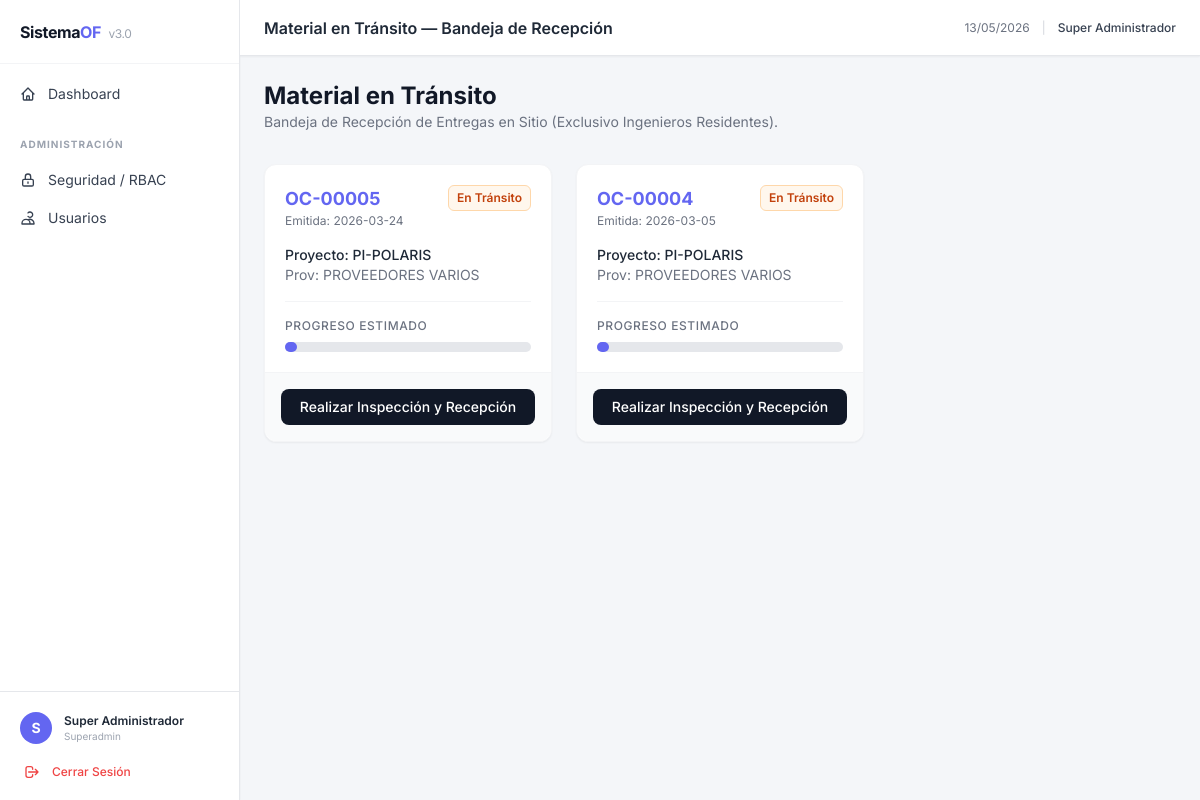
The app's page /public/compras/recepcion (signed in) with its own data.
### tables this page shows
CREATE TABLE `ord_compras` (
  `id_ocompra` int(5) UNSIGNED ZEROFILL NOT NULL,
  `cod_ocompra` varchar(10) NOT NULL,
  `id_proy` int(5) UNSIGNED ZEROFILL NOT NULL,
  `cod_proy` varchar(10) NOT NULL,
  `id_linea` int(5) UNSIGNED ZEROFILL NOT NULL,
  `id_prov` int(5) UNSIGNED ZEROFILL NOT NULL,
  `id_inge` int(5) UNSIGNED ZEROFILL NOT NULL,
  `fecha_orden` date DEFAULT NULL,
  `cost_subtot` decimal(15,2) DEFAULT NULL,
  `cost_isv` decimal(15,2) DEFAULT NULL,
  `cost_total` decimal(15,2) DEFAULT NULL,
  `estatus_orden` enum('Pendiente','Aprobada','Anticipo','Cancelada') DEFAULT 'Pendiente',
  `forma_pago` enum('Contado','Credito') DEFAULT 'Credito',
  `estatus_aprob` enum('Si','No') DEFAULT 'No',
  `fecha_aprob` date DEFAULT NULL,
  `nom_aprob` varchar(100) DEFAULT NULL,
  `nom_solicita` varchar(100) DEFAULT NULL,
  `id_empresa` int(5) UNSIGNED ZEROFILL DEFAULT NULL,
  `abonos` decimal(15,2) DEFAULT '0.00',
  `saldo_act` decimal(15,2) DEFAULT '0.00'
);

CREATE TABLE `proveedores` (
  `id_prov` int(5) UNSIGNED ZEROFILL NOT NULL,
  `nom_prov` varchar(100) NOT NULL,
  `rtn_prov` varchar(100) DEFAULT NULL,
  `contacto_prov` varchar(100) DEFAULT NULL,
  `dir_prov` varchar(254) DEFAULT NULL,
  `tel_prov` varchar(20) DEFAULT NULL,
  `email_prov` varchar(100) DEFAULT NULL,
  `fecha_ing` date DEFAULT NULL,
  `estatus` enum('Activo','Inactivo') NOT NULL DEFAULT 'Activo',
  `saldo_ant` decimal(15,2) DEFAULT NULL,
  `cargos` decimal(15,2) DEFAULT NULL,
  `abonos` decimal(15,2) DEFAULT NULL,
  `saldo_act` decimal(15,2) DEFAULT NULL,
  `fecha_hora` datetime DEFAULT CURRENT_TIMESTAMP
);

### app/Controllers/CompraController.php (called while the page is built, shortened)
<?php
class CompraController extends BaseController {
    public function recepcion() {
        $model   = new EntregaModel();
        $ordenes = $model->getOrdenesEnTransito();
        $this->view('compras/recepcion_lista', [
            'title'  => 'Material en Tránsito — Bandeja de Recepción',
            'ordenes' => $ordenes,
        ]);
    }
}

### app/Core/Router.php (called while the page is built, shortened)
<?php
class Router {
    private static $routes = [];
    public static function get($uri, $callback) {
        self::$routes['GET'][$uri] = $callback;
    }
    public static function post($uri, $callback) {
        self::$routes['POST'][$uri] = $callback;
    }
    public static function dispatch($uri, $method) {
        $uri = strtok($uri, '?');
        $uri = rtrim($uri, '/');
        if (isset(self::$routes[$method][$uri])) {
            $callback = self::$routes[$method][$uri];
            if (is_array($callback)) {
                $controller = new $callback[0]();
                $method = $callback[1];
                return $controller->$method();
            }
            return call_user_func($callback);
        }
        exit();
    }
}

### routes/web.php (called while the page is built, shortened)
<?php
$uri = parse_url($_SERVER['REQUEST_URI'], PHP_URL_PATH);
$method = $_SERVER['REQUEST_METHOD'];
$base = rtrim(BASE_URL, '/');
if ($base !== '' && strpos($uri, $base) === 0) {
    $uri = substr($uri, strlen($base));
}
Router::dispatch($uri, $method);

### public/index.php (called while the page is built, shortened)
<?php
require_once __DIR__ . '/../config/database.php';
spl_autoload_register(function ($class) {
    $prefix = 'App\\';
    $base_dir = __DIR__ . '/../app/';
    $len = strlen($prefix);
    $relative_class = substr($class, $len);
    $file = $base_dir . str_replace('\\', '/', $relative_class) . '.php';
});
require_once __DIR__ . '/../routes/web.php';

### config/database.php (called while the page is built, shortened)
<?php
function getDBConnection(): PDO {
    static $pdo = null;
    if ($pdo === null) {
        $dsn = "mysql:host=" . DB_HOST
             . ";port="    . DB_PORT
             . ";dbname="  . DB_NAME
             . ";charset=" . DB_CHARSET;
        $options = [
            PDO::ATTR_ERRMODE            => PDO::ERRMODE_EXCEPTION,
            PDO::ATTR_DEFAULT_FETCH_MODE => PDO::FETCH_ASSOC,
            PDO::ATTR_EMULATE_PREPARES   => false,
        ];
        try {
            $pdo = new PDO($dsn, DB_USER, DB_PASS, $options);
        } catch (\PDOException $e) {
            http_response_code(500);
            die("<b>Error de conexión a la base de datos.</b> Verifica la configuración en <code>config/database.php</code>.<br><small>" . $e->getMessage() . "</small>");
        }
    }
    return $pdo;
}

### app/Models/EntregaModel.php (called while the page is built, shortened)
<?php
class EntregaModel {
    private $db;
    public function __construct() {
        $this->db = getDBConnection();
    }
    public function getOrdenesEnTransito() {
        $sql = "
            SELECT oc.*, p.NOM_PROY, prov.nom_prov
            FROM ord_compras oc
            LEFT JOIN proyectos p ON oc.id_proy = p.ID_PROY
            LEFT JOIN proveedores prov ON oc.id_prov = prov.id_prov
            WHERE oc.estatus_aprob = 'Si'
              AND oc.estatus_orden IN ('Pendiente', 'Anticipo', 'Aprobada')
            ORDER BY oc.fecha_orden DESC
        ";
        $stmt = $this->db->prepare($sql);
        $stmt->execute();
        return $stmt->fetchAll();
    }
}

### views/compras/recepcion_lista.php (the view, shortened to what this page needs)
<div class="mb-8">
    <h2 class="text-2xl font-bold text-gray-900">Material en Tránsito</h2>
    <p class="text-sm text-gray-500">Bandeja de Recepción de Entregas en Sitio (Exclusivo Ingenieros Residentes).</p>
</div>
<div class="grid grid-cols-1 md:grid-cols-2 lg:grid-cols-3 gap-6">
    <?php if (empty($ordenes)): ?>
        <div class="col-span-full bg-gray-50 rounded-lg p-8 text-center text-gray-500 border border-dashed border-gray-300">
            No hay camiones en ruta ni entregas pendientes para su proyecto actual.
        </div>
    <?php else: ?>
        <?php foreach ($ordenes as $oc): ?>
        <div class="bg-white shadow-sm rounded-xl border border-gray-100 hover:shadow-md transition-shadow flex flex-col">
            <div class="p-5 flex-1">
                <div class="flex justify-between items-start mb-4">
                    <div>
                        <h3 class="text-lg font-bold text-primary"><?= htmlspecialchars($oc['cod_ocompra']) ?></h3>
                        <p class="text-xs text-gray-500">Emitida: <?= $oc['fecha_orden'] ?></p>
                    </div>
                    <?php if ($oc['estatus_orden'] === 'Anticipo'): ?>
                        <span class="px-2 py-1 text-xs font-semibold rounded-md bg-blue-50 text-blue-700 border border-blue-200">
                            Recepción Parcial
                        </span>
                    <?php else: ?>
                        <span class="px-2 py-1 text-xs font-semibold rounded-md bg-orange-50 text-orange-700 border border-orange-200">
                            En Tránsito
                        </span>
                    <?php endif; ?>
                </div>
                <div class="mb-4">
                    <p class="text-sm text-gray-800 font-medium line-clamp-1">Proyecto: <?= htmlspecialchars($oc['NOM_PROY'] ?? $oc['cod_proy']) ?></p>
                    <p class="text-sm text-gray-500 line-clamp-1">Prov: <?= htmlspecialchars($oc['nom_prov'] ?? 'N/A') ?></p>
                </div>
                <div class="mt-4 pt-4 border-t border-gray-100">
                    <p class="text-xs font-medium text-gray-500 uppercase tracking-wider mb-2">Progreso Estimado</p>
                    <div class="w-full bg-gray-200 rounded-full h-2.5">
                        <div class="bg-primary h-2.5 rounded-full" style="width: <?= $oc['estatus_orden'] === 'Anticipo' ? '50%' : '5%' ?>"></div>
                    </div>
                </div>
            </div>
            <div class="bg-gray-50 p-4 border-t border-gray-100 rounded-b-xl">
                <a href="<?= BASE_URL ?>/compras/recibir?id=<?= $oc['id_ocompra'] ?>" class="block w-full text-center text-sm font-medium text-white bg-gray-900 hover:bg-gray-800 rounded-lg py-2 transition-colors">
                    Realizar Inspección y Recepción
                </a>
            </div>
        </div>
        <?php endforeach; ?>
    <?php endif; ?>
</div>
<?php
require __DIR__ . '/../layout.php';
?>

### records on screen
ord_compras: cod_ocompra "OC-00005", fecha_orden "2026-03-24", estatus_orden "En Tránsito", cod_proy "PI-POLARIS", id_prov.nom_prov "PROVEEDORES VARIOS"
ord_compras: cod_ocompra "OC-00004", fecha_orden "2026-03-05", estatus_orden "En Tránsito", cod_proy "PI-POLARIS", id_prov.nom_prov "PROVEEDORES VARIOS"

### other values on screen
substr($sess_user_name, 0, 1) "S"
$sess_user_name "Super Administrador"
$sess_role_name "Superadmin"
$title "Material en Tránsito — Bandeja de Recepción"
